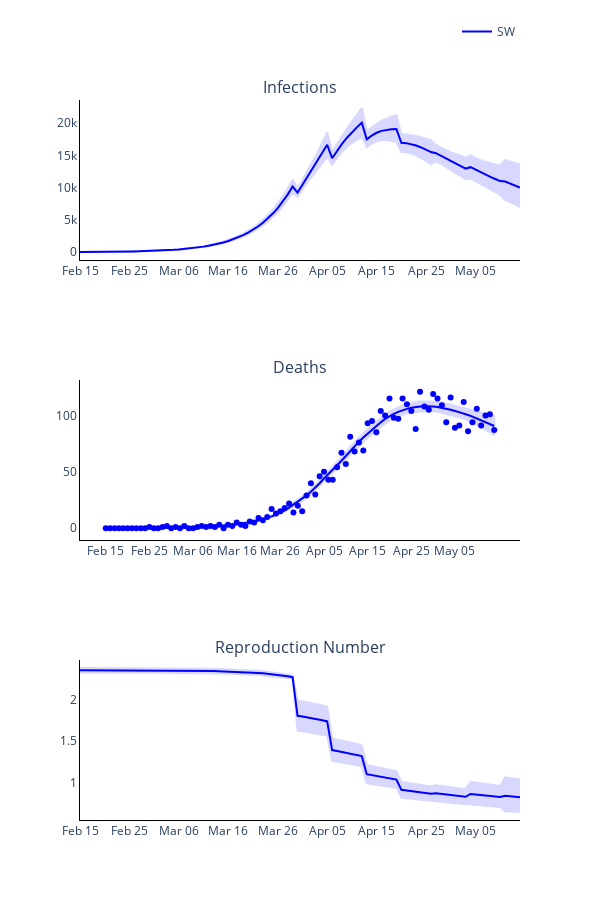

The code cell stored with this chart in its notebook:
### Markdown cell above
### Plot observed versus predicted using model with inferred parameters

### Code cell
# Trace names - represent the solver used for the simulation
trace_name = regions
titles = ['Infections', 'Deaths', 'Reproduction Number']

fig = go.Figure()
fig = make_subplots(rows=len(titles), cols=1, subplot_titles=tuple(titles), horizontal_spacing = 0.15)

# Plot (continuous predicted timeline and pointwise observed numbers each day)
for r, region in enumerate(regions):
    # Plot of infections
    fig.add_trace(
        go.Scatter(
            x=times,
            y=new_infec_mean[r].tolist(),
            mode='lines',
            name=trace_name[r],
            line_color=colours[r]
        ),
        row= 1,
        col= 1
    )

    fig.add_trace(
        go.Scatter(
            x=times + times[::-1],
            y=new_infec_upper[r].tolist() + new_infec_lower[r].tolist()[::-1],
            fill='toself',
            fillcolor=colours[r],
            line_color=colours[r],
            opacity=0.15,
            mode='lines',
            showlegend=False,
            name=trace_name[r]
        ),
        row= 1,
        col= 1
    )

    # fig.add_trace(
    #     go.Scatter(
    #         x=serology_times,
    #         y=np.sum(np.multiply(np.nan_to_num(np.divide(positives_data[r], tests[r])), susceptibles[r]), axis=1).tolist(),
    #         mode='markers',
    #         name=trace_name[r],
    #         showlegend=False,
    #         line_color=colours[r]
    #     ),
    #     row= 1,
    #     col= 1
    # )

    # Plot deaths
    fig.add_trace(
        go.Scatter(
            x=times,
            y=deaths_mean[r].tolist(),
            mode='lines',
            name=trace_name[r],
            showlegend=False,
            line_color=colours[r]
        ),
        row= 2,
        col= 1
    )

    fig.add_trace(
        go.Scatter(
            x=times + times[::-1],
            y=deaths_upper[r].tolist() + deaths_lower[r].tolist()[::-1],
            fill='toself',
            fillcolor=colours[r],
            line_color=colours[r],
            opacity=0.15,
            mode='lines',
            showlegend=False,
            name=trace_name[r]
        ),
        row= 2,
        col= 1
    )

    fig.add_trace(
        go.Scatter(
            x=times,
            y=np.sum(deaths_data[r], axis=1).tolist(),
            mode='markers',
            name=trace_name[r],
            showlegend=False,
            line_color=colours[r]
        ),
        row= 2,
        col= 1
    )

    # Plot reproduction number
    fig.add_trace(
        go.Scatter(
            x=times,
            y=reprod_num_mean[r].tolist(),
            mode='lines',
            name=trace_name[r],
            showlegend=False,
            line_color=colours[r]
        ),
        row= 3,
        col= 1
    )

    fig.add_trace(
        go.Scatter(
            x=times + times[::-1],
            y=reprod_num_upper[r].tolist() + reprod_num_lower[r].tolist()[::-1],
            fill='toself',
            fillcolor=colours[r],
            line_color=colours[r],
            opacity=0.15,
            mode='lines',
            showlegend=False,
            name=trace_name[r]
        ),
        row= 3,
        col= 1
    )

# Add axis labels
fig.update_layout(
    width=600, 
    height=900,
    plot_bgcolor='white',
    xaxis=dict(
        linecolor='black',
        tickvals=np.arange(1, 90, 10).tolist(),
        ticktext=['Feb 15', 'Feb 25', 'Mar 06', 'Mar 16', 'Mar 26', 'Apr 05', 'Apr 15', 'Apr 25', 'May 05', 'May 15']),
    yaxis=dict(linecolor='black'),
    xaxis2=dict(
        linecolor='black',
        tickvals=np.arange(1, 90, 10).tolist(),
        ticktext=['Feb 15', 'Feb 25', 'Mar 06', 'Mar 16', 'Mar 26', 'Apr 05', 'Apr 15', 'Apr 25', 'May 05', 'May 15']),
    yaxis2=dict(linecolor='black'),
    xaxis3=dict(
        linecolor='black',
        tickvals=np.arange(1, 90, 10).tolist(),
        ticktext=['Feb 15', 'Feb 25', 'Mar 06', 'Mar 16', 'Mar 26', 'Apr 05', 'Apr 15', 'Apr 25', 'May 05', 'May 15']),
    yaxis3=dict(linecolor='black'),
    legend=dict(
        orientation='h',
        yanchor="bottom",
        y=1.075,
        xanchor="right",
        x=1)
    )

fig.write_image('images/Figure-3-synthetic.pdf')
fig.show()

### Figure 1 — Plotly figure (JSON) as saved in the notebook; plotly's stock layout.template omitted (floating-point values rounded to 4 significant figures; data arrays with more than 128 entries replaced by an {"elided": "..."} marker saying what was removed)
{"data": [{"line": {"color": "blue"}, "mode": "lines", "name": "SW", "type": "scatter", "x": [1, 2, 3, 4, 5, 6, 7, 8, 9, 10, 11, 12, 13, 14, 15, 16, 17, 18, 19, 20, 21, 22, 23, 24, 25, 26, 27, 28, 29, 30, 31, 32, 33, 34, 35, 36, 37, 38, 39, 40, 41, 42, 43, 44, 45, 46, 47, 48, 49, 50, 51, 52, 53, 54, 55, 56, 57, 58, 59, 60, 61, 62, 63, 64, 65, 66, 67, 68, 69, 70, 71, 72, 73, 74, 75, 76, 77, 78, 79, 80, 81, 82, 83, 84, 85, 86, 87, 88, 89, 90], "xaxis": "x", "y": [52.17, 48.42, 44.14, 43.58, 46.8, 52.82, 60.74, 70.13, 80.89, 93.19, 107.3, 123.4, 142.0, 163.3, 187.9, 216.1, 248.6, 286.0, 329.0, 378.3, 435.0, 500.3, 575.2, 661.3, 760.2, 873.9, 1005.0, 1155.0, 1326.0, 1524.0, 1751.0, 2011.0, 2308.0, 2648.0, 3037.0, 3482.0, 3992.0, 4573.0, 5234.0, 5987.0, 6844.0, 7817.0, 8920.0, 10170.0, 9229.0, 10450.0, 11670.0, 12870.0, 14080.0, 15320.0, 16630.0, 14550.0, 15710.0, 16780.0, 17730.0, 18570.0, 19330.0, 20050.0, 17490.0, 18050.0, 18490.0, 18790.0, 18960.0, 19040.0, 19060.0, 16950.0, 16890.0, 16750.0, 16520.0, 16220.0, 15880.0, 15510.0, 15340.0, 14930.0, 14530.0, 14130.0, 13730.0, 13340.0, 12950.0, 13170.0, 12760.0, 12380.0, 12020.0, 11670.0, 11340.0, 11010.0, 10950.0, 10620.0, 10310.0, 10010.0], "yaxis": "y"}, {"fill": "toself", "fillcolor": "blue", "line": {"color": "blue"}, "mode": "lines", "name": "SW", "opacity": 0.15, "showlegend": false, "type": "scatter", "x": {"elided": "180 int values"}, "xaxis": "x", "y": {"elided": "180 float values"}, "yaxis": "y"}, {"line": {"color": "blue"}, "mode": "lines", "name": "SW", "showlegend": false, "type": "scatter", "x": [1, 2, 3, 4, 5, 6, 7, 8, 9, 10, 11, 12, 13, 14, 15, 16, 17, 18, 19, 20, 21, 22, 23, 24, 25, 26, 27, 28, 29, 30, 31, 32, 33, 34, 35, 36, 37, 38, 39, 40, 41, 42, 43, 44, 45, 46, 47, 48, 49, 50, 51, 52, 53, 54, 55, 56, 57, 58, 59, 60, 61, 62, 63, 64, 65, 66, 67, 68, 69, 70, 71, 72, 73, 74, 75, 76, 77, 78, 79, 80, 81, 82, 83, 84, 85, 86, 87, 88, 89, 90], "xaxis": "x2", "y": [0.01094, 0.02446, 0.03851, 0.05274, 0.06747, 0.08323, 0.1005, 0.1198, 0.1415, 0.1662, 0.1943, 0.2264, 0.2631, 0.3053, 0.3537, 0.4094, 0.4735, 0.5471, 0.6319, 0.7294, 0.8416, 0.9707, 1.119, 1.29, 1.486, 1.712, 1.972, 2.271, 2.614, 3.008, 3.459, 3.977, 4.573, 5.258, 6.044, 6.946, 7.981, 9.168, 10.53, 12.08, 13.87, 15.9, 18.23, 20.89, 23.43, 26.17, 29.17, 32.45, 36.01, 39.88, 44.07, 47.87, 51.72, 55.7, 59.82, 64.08, 68.44, 72.9, 76.74, 80.4, 83.95, 87.39, 90.7, 93.88, 96.9, 99.29, 101.3, 103.1, 104.6, 105.8, 106.8, 107.5, 107.9, 108.1, 108.2, 108.0, 107.6, 106.9, 106.0, 105.1, 104.0, 103.0, 101.7, 100.4, 98.89, 97.28, 95.63, 93.91, 92.32, 90.66], "yaxis": "y2"}, {"fill": "toself", "fillcolor": "blue", "line": {"color": "blue"}, "mode": "lines", "name": "SW", "opacity": 0.15, "showlegend": false, "type": "scatter", "x": {"elided": "180 int values"}, "xaxis": "x2", "y": {"elided": "180 float values"}, "yaxis": "y2"}, {"line": {"color": "blue"}, "mode": "markers", "name": "SW", "showlegend": false, "type": "scatter", "x": [1, 2, 3, 4, 5, 6, 7, 8, 9, 10, 11, 12, 13, 14, 15, 16, 17, 18, 19, 20, 21, 22, 23, 24, 25, 26, 27, 28, 29, 30, 31, 32, 33, 34, 35, 36, 37, 38, 39, 40, 41, 42, 43, 44, 45, 46, 47, 48, 49, 50, 51, 52, 53, 54, 55, 56, 57, 58, 59, 60, 61, 62, 63, 64, 65, 66, 67, 68, 69, 70, 71, 72, 73, 74, 75, 76, 77, 78, 79, 80, 81, 82, 83, 84, 85, 86, 87, 88, 89, 90], "xaxis": "x2", "y": [0, 0, 0, 0, 0, 0, 0, 0, 0, 0, 1, 0, 0, 1, 2, 0, 1, 0, 2, 0, 0, 1, 2, 1, 2, 1, 3, 0, 3, 2, 5, 3, 2, 6, 5, 9, 7, 10, 17, 13, 15, 18, 22, 14, 20, 15, 29, 40, 30, 46, 50, 43, 43, 54, 67, 57, 81, 68, 76, 69, 93, 95, 85, 104, 100, 115, 98, 97, 115, 110, 104, 88, 121, 108, 105, 119, 115, 109, 94, 116, 89, 91, 112, 86, 94, 106, 91, 100, 101, 87], "yaxis": "y2"}, {"line": {"color": "blue"}, "mode": "lines", "name": "SW", "showlegend": false, "type": "scatter", "x": [1, 2, 3, 4, 5, 6, 7, 8, 9, 10, 11, 12, 13, 14, 15, 16, 17, 18, 19, 20, 21, 22, 23, 24, 25, 26, 27, 28, 29, 30, 31, 32, 33, 34, 35, 36, 37, 38, 39, 40, 41, 42, 43, 44, 45, 46, 47, 48, 49, 50, 51, 52, 53, 54, 55, 56, 57, 58, 59, 60, 61, 62, 63, 64, 65, 66, 67, 68, 69, 70, 71, 72, 73, 74, 75, 76, 77, 78, 79, 80, 81, 82, 83, 84, 85, 86, 87, 88, 89, 90], "xaxis": "x3", "y": [2.354, 2.354, 2.354, 2.354, 2.354, 2.353, 2.353, 2.353, 2.353, 2.353, 2.353, 2.353, 2.353, 2.353, 2.352, 2.352, 2.352, 2.352, 2.351, 2.351, 2.35, 2.35, 2.349, 2.349, 2.348, 2.347, 2.346, 2.345, 2.343, 2.342, 2.34, 2.338, 2.336, 2.333, 2.33, 2.326, 2.322, 2.317, 2.312, 2.306, 2.299, 2.291, 2.282, 2.271, 1.805, 1.797, 1.787, 1.776, 1.765, 1.752, 1.738, 1.393, 1.382, 1.371, 1.359, 1.347, 1.334, 1.32, 1.102, 1.091, 1.081, 1.07, 1.06, 1.049, 1.038, 0.9151, 0.9065, 0.8981, 0.8898, 0.8817, 0.8738, 0.866, 0.8719, 0.8644, 0.8571, 0.85, 0.8431, 0.8364, 0.8299, 0.8648, 0.8582, 0.8517, 0.8454, 0.8393, 0.8334, 0.8276, 0.8428, 0.8371, 0.8315, 0.8262], "yaxis": "y3"}, {"fill": "toself", "fillcolor": "blue", "line": {"color": "blue"}, "mode": "lines", "name": "SW", "opacity": 0.15, "showlegend": false, "type": "scatter", "x": {"elided": "180 int values"}, "xaxis": "x3", "y": {"elided": "180 float values"}, "yaxis": "y3"}], "layout": {"annotations": [{"font": {"size": 16}, "showarrow": false, "text": "Infections", "x": 0.5, "xanchor": "center", "xref": "paper", "y": 1, "yanchor": "bottom", "yref": "paper"}, {"font": {"size": 16}, "showarrow": false, "text": "Deaths", "x": 0.5, "xanchor": "center", "xref": "paper", "y": 0.6111, "yanchor": "bottom", "yref": "paper"}, {"font": {"size": 16}, "showarrow": false, "text": "Reproduction Number", "x": 0.5, "xanchor": "center", "xref": "paper", "y": 0.2222, "yanchor": "bottom", "yref": "paper"}], "height": 900, "legend": {"orientation": "h", "x": 1, "xanchor": "right", "y": 1.075, "yanchor": "bottom"}, "plot_bgcolor": "white", "width": 600, "xaxis": {"anchor": "y", "domain": [0, 1], "linecolor": "black", "ticktext": ["Feb 15", "Feb 25", "Mar 06", "Mar 16", "Mar 26", "Apr 05", "Apr 15", "Apr 25", "May 05", "May 15"], "tickvals": [1, 11, 21, 31, 41, 51, 61, 71, 81]}, "xaxis2": {"anchor": "y2", "domain": [0, 1], "linecolor": "black", "ticktext": ["Feb 15", "Feb 25", "Mar 06", "Mar 16", "Mar 26", "Apr 05", "Apr 15", "Apr 25", "May 05", "May 15"], "tickvals": [1, 11, 21, 31, 41, 51, 61, 71, 81]}, "xaxis3": {"anchor": "y3", "domain": [0, 1], "linecolor": "black", "ticktext": ["Feb 15", "Feb 25", "Mar 06", "Mar 16", "Mar 26", "Apr 05", "Apr 15", "Apr 25", "May 05", "May 15"], "tickvals": [1, 11, 21, 31, 41, 51, 61, 71, 81]}, "yaxis": {"anchor": "x", "domain": [0.7778, 1], "linecolor": "black"}, "yaxis2": {"anchor": "x2", "domain": [0.3889, 0.6111], "linecolor": "black"}, "yaxis3": {"anchor": "x3", "domain": [0, 0.2222], "linecolor": "black"}}}
